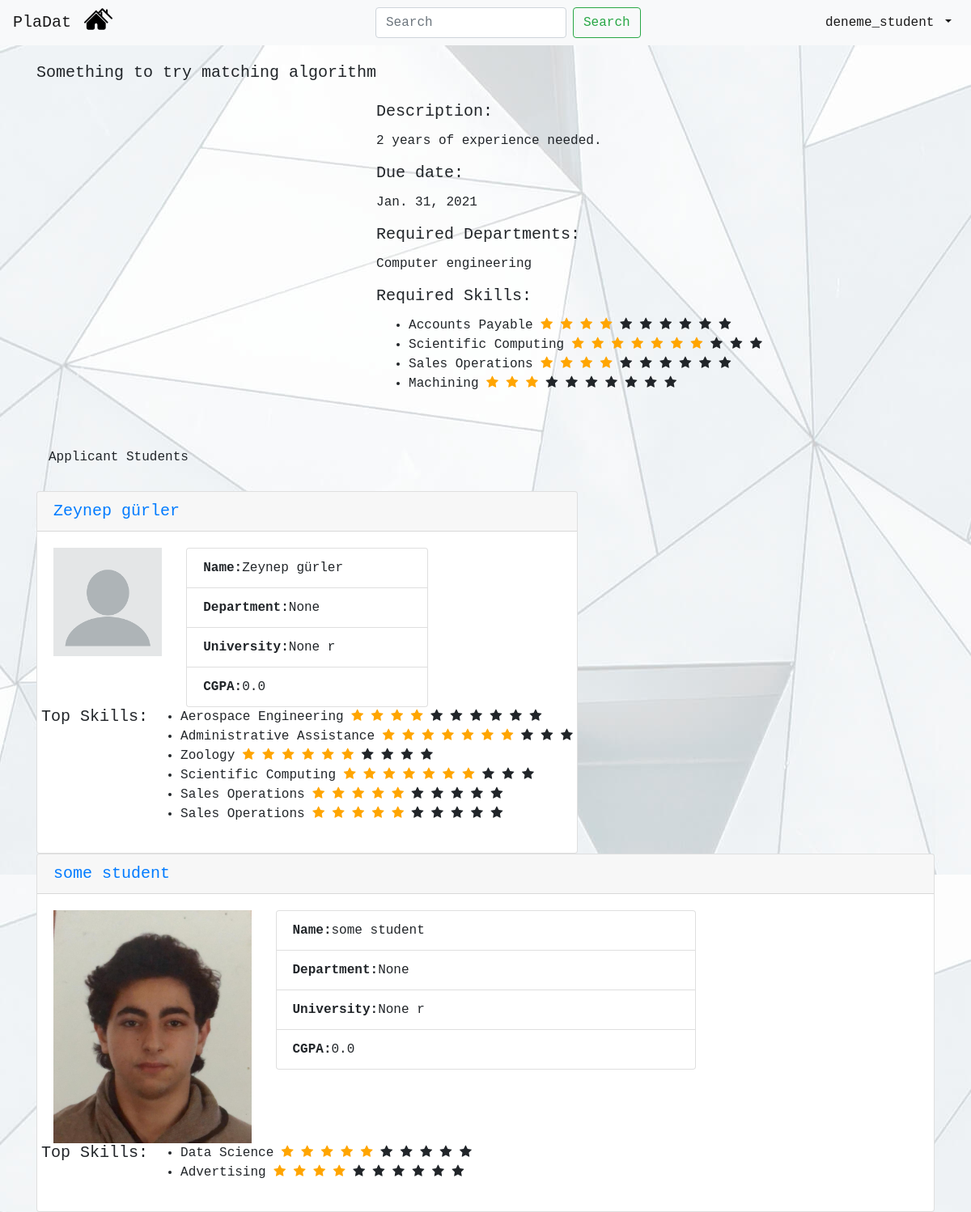
Page /see-details/21/ (signed in) on the earlier database version.
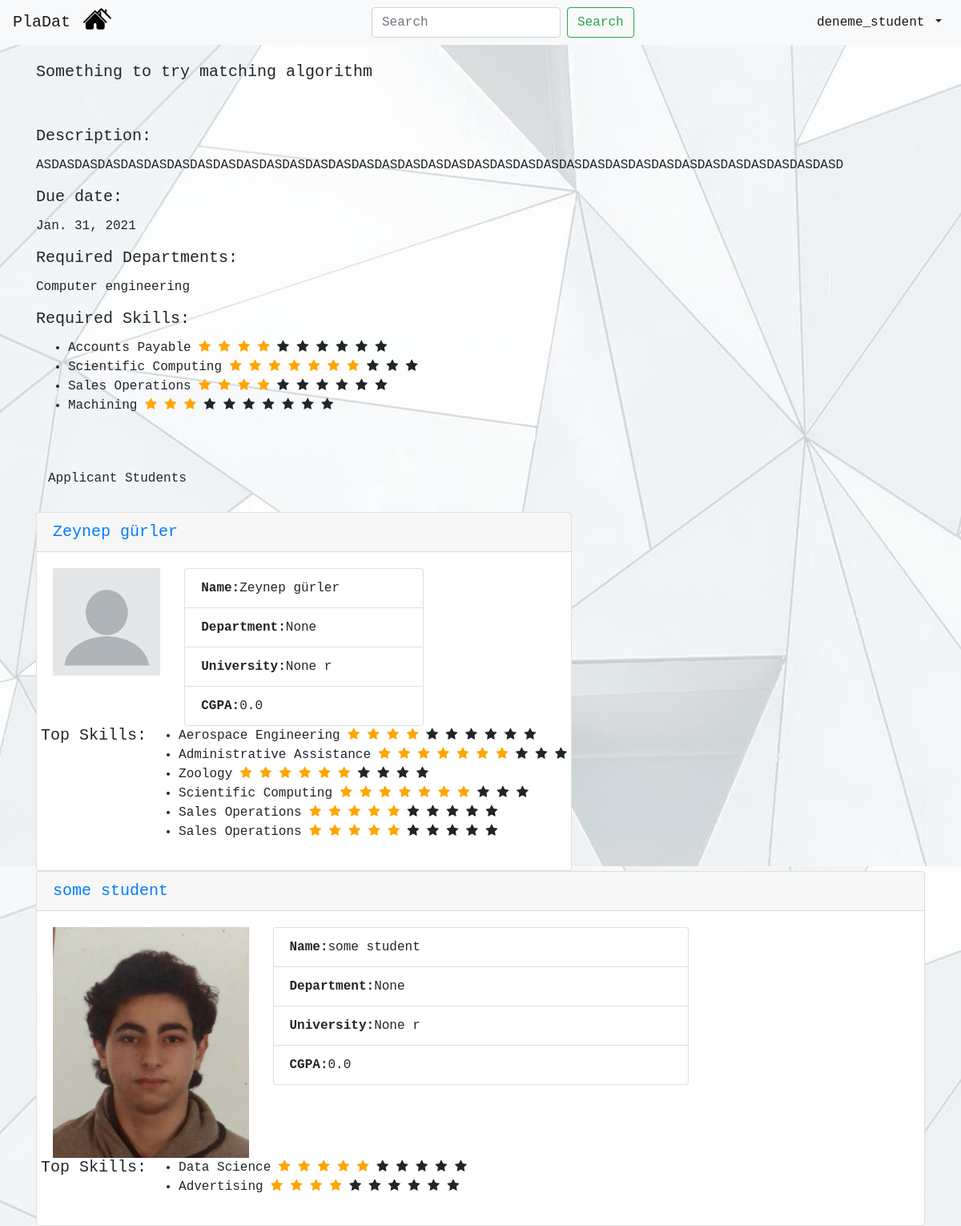
Same page on the later database version.
### mainapp/models.py (models this page shows, shortened)
class Job(models.Model):
    employer = models.ForeignKey(Employer, on_delete=models.CASCADE,default=None) #employer_id
    job_title = models.CharField(max_length=100,default=None)
    job_description = models.CharField(max_length=100,default=None) #description
    publish_time = models.DateTimeField(auto_now_add=True, blank=True)
    due_date = models.DateField(default=None,null=True)
    req_departments = models.CharField(max_length=100,default=None,null=True)

### mainapp/views.py (the view)
# urls.py: path('see-details/<int:jobid>/', views.see_details, name='see_details'),
@login_required
def see_details(request, jobid):
    current_user = request.user
    job = Job.objects.get(id=jobid) # job to display it's details
    jobs_skill_total = get_skill_rate_zipped_job(job) # Zipping skill-rate and sent them to template
    jobs_owner = Employer.objects.get(id = job.employer_id)
    is_jobs_owner =  (current_user.id == jobs_owner.user_id)
    matched_students = []
    if JobSkill.objects.filter(job_id=job.id).count() > 1:
        for item in match_students(job):
            matched_students.append(Student.objects.get(id=item[0]))
    applications = Application.objects.filter(job_id = jobid)
    who_applied = []
    for item in applications:
        if item.is_accepted==0: # 0 is waiting, 1 is declined, 2 is accepted
            who_applied.append(Student.objects.get(id = item.student_id))
    students_skill_total_all = []
    for item in who_applied:
        students_skill_total = get_skill_rate_zipped_student(item)
        students_skill_total_all.append(students_skill_total)
    students_skill_total_all_zipped = zip(who_applied,students_skill_total_all)
    return render(request, "see-details.html",{"job": job, "jobs_skill_total": jobs_skill_total,
                                               "is_jobs_owner": is_jobs_owner,
                                                "students_skill_total_all_zipped": students_skill_total_all_zipped,
                                                "matched_students": matched_students})

### mainapp/utils.py (called while the page is built)
def get_skill_rate_zipped_student(student):
    students_skill = StudentSkill.objects.filter(student_id=student.id)
    students_skill_list = []
    students_rate_list = []
    for item in students_skill:
        students_skill_list.append(Skill.objects.get(id=item.skill_id).skill)
        students_rate_list.append(item.rate)
    students_skill_total = zip(students_skill_list, students_rate_list)
    return students_skill_total

def get_skill_rate_zipped_job(job):
    jobs_skill = JobSkill.objects.filter(job_id=job.id)
    jobs_skill_list = []
    jobs_rate_list = []
    for item in jobs_skill:
        jobs_skill_list.append(Skill.objects.get(id=item.skill_id).skill)
        jobs_rate_list.append(item.rate)
    jobs_skill_total = zip(jobs_skill_list, jobs_rate_list)
    return jobs_skill_total

### mainapp/templates/see-details.html (shortened to what this page needs)
{% extends 'navbar.html' %}
{% block content %}
<!doctype html>
<html lang="en">
  <head>
    {% load static %}
    <link rel="stylesheet" href="https://maxcdn.bootstrapcdn.com/bootstrap/4.0.0/css/bootstrap.min.css">
      <link rel="stylesheet" href="https://cdnjs.cloudflare.com/ajax/libs/font-awesome/4.7.0/css/font-awesome.min.css">
  </head>
  <body>
    <br><br>
    <div class="container-fluid">
    <div class="row">
                <h5>{{job.job_title}}</h5>
                <div>
                    <br><br>
                    <h5 class="card-title">Description:</h5>
                    <p class="card-text">{{job.job_description}}</p>
                    <h5 class="card-title">Due date:</h5> <p class="card-text"> {{job.due_date}}</p>
                    <h5 class="card-title">Required Departments:</h5>
                    <p class="card-text"> {{job.req_departments}}</p>
                    <h5 class="card-title">Required Skills:</h5>
                    <ul >
                        {% for skill,rate in jobs_skill_total %}
                        <li> {{skill}}
                          {% for i in '0123456789'|make_list %}
                          {% if forloop.counter <= rate %}
                          <span class="fa fa-star checked" style="color: orange"></span>
                          {% else %}
                          <span class="fa fa-star"></span>
                          {% endif %}
                          {% endfor %}
                        </li>
                      {% endfor %}
                </ul>
                </div>
            </div>
        </div>
    <div class="container-fluid">
    <br><h6>Applicant Students</h6><br>
    {% for student,skill_rate in students_skill_total_all_zipped %}
    <div class="row">
            <div class="card">
                <h5 class="card-header"><a href="/profile/{{ student.user_id }}" >{{student.name}} {{student.surname}}</a></h5>
                <div class="card-body">
                    <div class="row">
                    <div class="col">
                        <a href="/profile/{{ student.user_id }}"><img src="{{ student.profile_img.url }}" class="img-fluid" alt="Responsive image"></a>
                    </div>
                    <div class="col-6">
                        <ul class="list-group">
                          <li class="list-group-item"><b>Name:</b>{{student.name}} {{student.surname}}</li>
                          <li class="list-group-item"><b>Department:</b>{{student.department}} </li>
                          <li class="list-group-item"><b>University:</b>{{student.school_name}} r</li>
                          <li class="list-group-item"><b>CGPA:</b>{{student.cgpa}} </li>
                        </ul>
                    </div>
                    <div class="col">
                    </div>
                    </div>
                    <div class="row">
                    <h5 class="card-title">Top Skills:</h5>
                    <ul >
                        {% for skill,rate in skill_rate %}
                        <li> {{skill}}
                          {% for i in '0123456789'|make_list %}
                          {% if forloop.counter <= rate %}
                          <span class="fa fa-star checked" style="color: orange"></span>
                          {% else %}
                          <span class="fa fa-star"></span>
                          {% endif %}
                          {% endfor %}
                        </li>
                      {% endfor %}
                    </ul>
                    </div>
                </div>
            </div>
        </div>
        {% endfor %}
    </div>
    </div>
  </body>
</html>
{% endblock %}

Differences in the rows shown:
changed Job "Something to try matching algorithm": job_description "2 years of experience needed." → "ASDASDASDASDASDASDASDASDASDASDASDASDASDASDASDASDASDASDASDASDASDASDASDASDASDASDASDASDASDASDASDASDASDASDASD"
